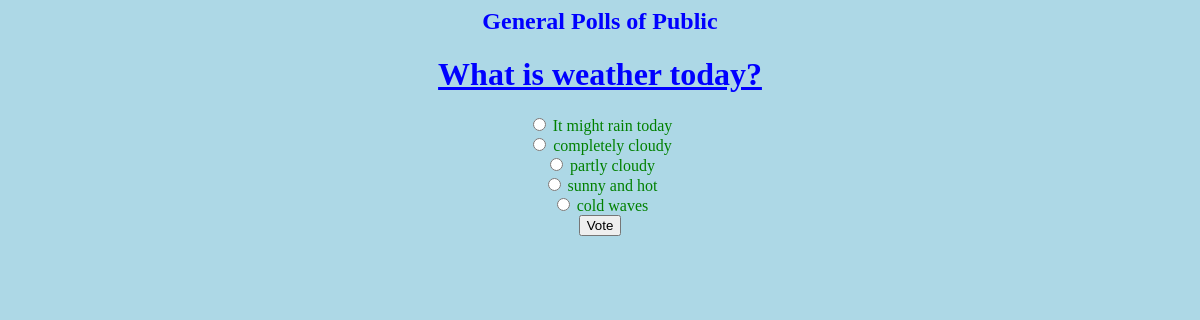
The app's page /polls/2/ with its own data.
### polls/models.py (models this page shows, shortened)
class Question(models.Model):
       question_text = models.CharField(max_length=200)
       pub_date = models.DateTimeField('date published')

class Choice(models.Model):
       question = models.ForeignKey(Question, on_delete=models.CASCADE)
       choice_text = models.CharField(max_length=200)
       votes = models.IntegerField(default=0)

### polls/views.py (the view)
# urls.py: url(r'^(?P<pk>[0-9]+)/$', views.DetailView.as_view(),name='detail'),
class DetailView(generic.DetailView):
       model = Question
       template_name = 'polls/detail.html'

### polls/templates/polls/detail.html (shortened to what this page needs)
{% load staticfiles %}
<link rel="stylesheet" type="text/css" href="{% static 'polls/style.css' %}" />
<h2>General Polls of Public</h2>
<h1>{{ question.question_text }} </h1>
<form action="{% url 'polls:vote' question.id %}" method="post">
{% for choice in question.choice_set.all %}
	<input type="radio" name="choice" id="choice{{ forloop.counter }}" value="{{choice.id}}"/>
	<label for="choice{{ forloop.counter}}">{{choice.choice_text}}</label><br/>
{% endfor %}
<input type="submit" value="Vote" />
</form>

### polls/static/polls/style.css (style rules this page uses)
h1 { color: blue; text-align: center; text-decoration: underline; }
h2 { color: blue; text-align: center; }
form { color: green; text-align: center; }

### records on screen
Question: question_text "What is weather today?"
Choice: choice_text "It might rain today"
Choice: choice_text "completely cloudy"
Choice: choice_text "partly cloudy"
Choice: choice_text "sunny and hot"
Choice: choice_text "cold waves"
